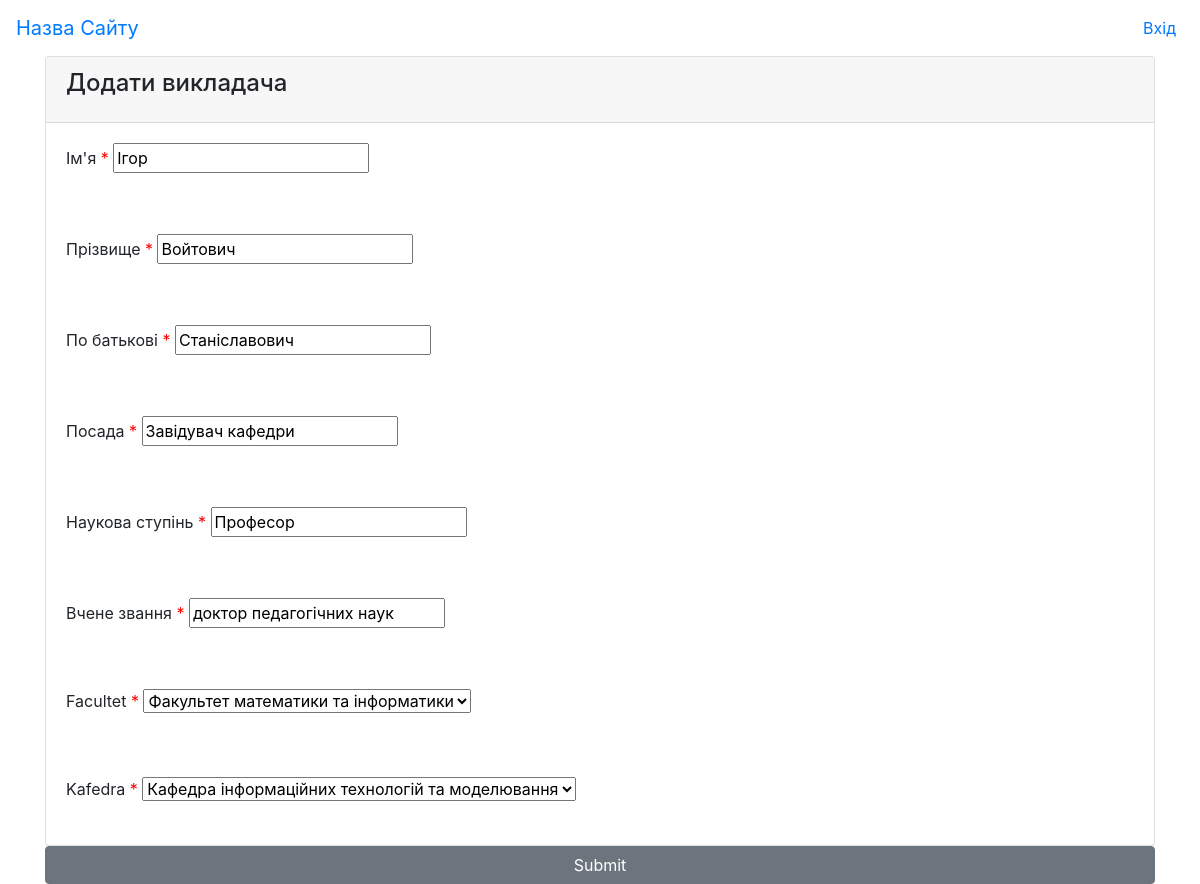
The app's page /control/vukladach/update/1/, older data.
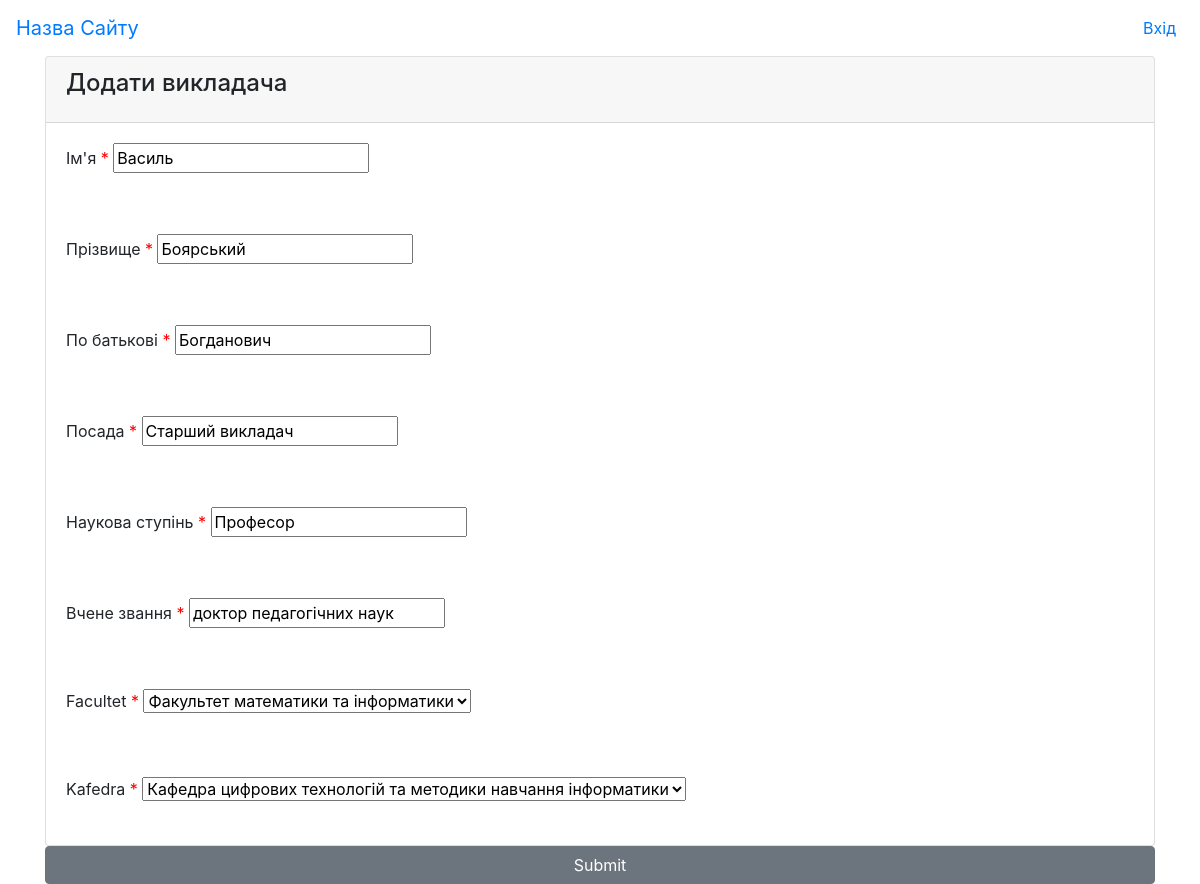
The same page, newer data.
### vukladach/models.py (models this page shows, shortened)
class Vukladach(models.Model):
    imya=models.CharField("Ім'я", max_length=75)
    prizvusche=models.CharField("Прізвище", max_length=75)
    poBatkovi=models.CharField("По батькові", max_length=75)
    posada=models.CharField("Посада", max_length=175)
    naukovaStupin=models.CharField("Наукова ступінь", max_length=75)
    vcheneZvannya=models.CharField("Вчене звання", max_length=75)
    facultet=models.ForeignKey(Facultys,on_delete=models.PROTECT)
    kafedra=models.ForeignKey(Kafedras,on_delete=models.PROTECT)

### vukladach/views.py (the view, shortened to what this page needs)
# urls.py: path('update/<int:pk>/', VukladachUpdate.as_view(), name='vukladach_update'),
class VukladachUpdate(UpdateView):
    model = Vukladach
    form_class = VukladachForm
    template_name = "vukladach/vukladach_create_or_update.html"
    success_url = reverse_lazy('vukladach_list')

### vukladach/forms.py
class VukladachForm(ModelForm):
    class Meta:
        model=Vukladach
        fields='__all__'

### control/models.py (called while the page is built)
    def __str__(self):
        return self.title

    def __str__(self):
        return self.titleKafedra

### vukladach/templates/vukladach/vukladach_create_or_update.html (shortened to what this page needs)
{% extends "main/index.html" %}
{% block content %}
<form enctype="multipart/form-data" class="container" method="post" id="vukladach_form">
    <div class="card">
        <div class="card-header card-header-secondary">
            <h4 class="card-title">Додати викладача</h4>
        </div>
        {% for field in form %}
            <div class="form-group card-body">
                <label>{{field.label}}</label>
                {% if field.field.required %}
                    <span style="color: red;" class="required">*</span>
                {% endif %}
                {{field}}
            </div>
        {% endfor %}
    </div>
        <div class="vukladach-group">
            <button type="submit" class="btn btn-secondary btn-block">Submit</button>
        </div>
</form>
{% endblock content %}

### main/templates/main/index.html (shortened to what this page needs)
{% load static %}
<!DOCTYPE html>
<html lang="en">
<head>
    {% load static %}
    <link rel="stylesheet" href="https://maxcdn.bootstrapcdn.com/bootstrap/4.0.0/css/bootstrap.min.css">
</head>
<body>
    <nav class="navbar navbar-expand-lg ">
        <a class="navbar-brand" href="{% url 'home' %}">Назва Сайту</a>
        <div class="collapse navbar-collapse" id="navbarNav">
            <ul class="navbar-nav ml-auto">
                {%if request.user.is_authenticated%}
                <li class="nav-item">
                    <a class="nav-link" href="{% url 'logout_korustyvach' %}">Вихід</a>
                </li>
                {%else%}
                <li class="nav-item">
                    <a class="nav-link" href="{% url 'login_korustyvach' %}">Вхід</a>
                </li>
                {%endif%}
            </ul>
        </div>
    </nav>
    {% block content %}{% endblock %}
</body>
</html>

Row changes from the older to the newer data that the page shows:
changed Vukladach "Професор": imya "Ігор" → "Василь"; prizvusche "Войтович" → "Боярський"; poBatkovi "Станіславович" → "Богданович"; posada "Завідувач кафедри" → "Старший викладач"; kafedra "Кафедра інформаційних технологій та моделювання" → "Кафедра цифрових технологій та методики навчання інформатики"
